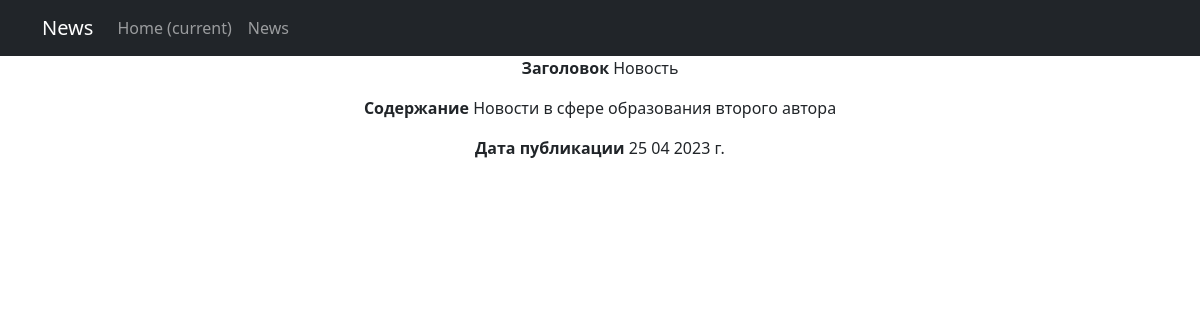
Screenshot of /news/3 with the database file from the repository.
### news/models.py (models this page shows, shortened)
class Post(models.Model):
    category_type = models.CharField(max_length=2, choices=POSITIONS,
                                     default=article)  # поле с выбором — «статья» или «новость»;ok
    author = models.ForeignKey(Author, on_delete=models.CASCADE)  # связь «один ко многим» с моделью Author;ok
    data_creations = models.DateTimeField(auto_now_add=True)  # автоматически добавляемая дата и время создания;ok
    post_category = models.ManyToManyField(Category,
                                           through='PostCategory')  # связь «многие ко многим» с моделью Category (с дополнительной моделью PostCategory);ok
    title = models.CharField(max_length=128)  # заголовок статьи/новости;ok
    text = models.TextField()  # текст статьи/новости;ok
    rating = models.SmallIntegerField(default=0)  # рейтинг статьи/новости.ok

### news/views.py (the view)
# urls.py: path('news/<int:pk>', PostDetail.as_view(), name='post_detail'),#
class PostDetail(DetailView):
    model = Post
    template_name = 'new_s.html'
    context_object_name = 'new_s'

### news/templatetags/custom_filters.py (called while the page is built)
@register.filter(name='year')
def year(value):
    return f'{value} г.'

### templates/new_s.html (shortened to what this page needs)
{% extends 'flatpages/default.html' %}
{% load custom_filters %}
{% block content %}
<p><strong>Заголовок </strong>{{ new_s.title }}</p>
<p><strong>Содержание </strong>{{ new_s.text }}</p>
<p><strong>Дата публикации </strong>{{ new_s.data_creations|date:'d m Y'|year }}</p>
{% endblock content %}

### rows the page displays
Post: title "Новость", text "Новости в сфере образования второго автора", data_creations|year "25 04 2023 г."
